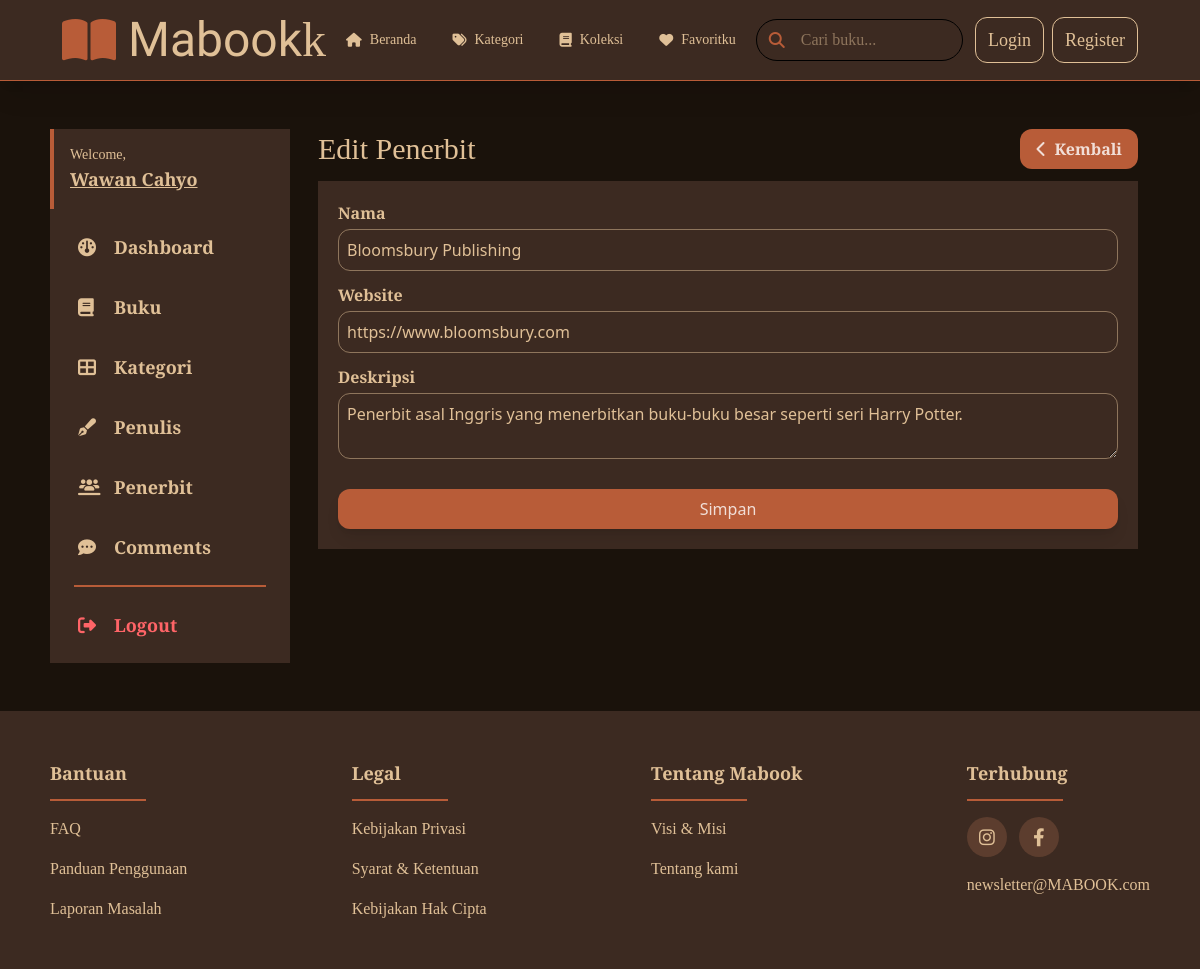
/admin/publisher-update.php?id=5, run on the app's committed database.
### tables this page shows
CREATE TABLE `publishers` (
  `id` bigint UNSIGNED NOT NULL,
  `name` varchar(255) NOT NULL,
  `website` varchar(255) NOT NULL,
  `description` mediumtext NOT NULL,
  `created_at` datetime NOT NULL
);

### config/config.php (called while the page is built, shortened)
<?php
$old = $_SESSION['old'] ?? null;

### functions/publishers.php (called while the page is built, shortened)
<?php
require_once __DIR__ . '/../config/db.php';
function getPublisher($id)
{
    global $conn;
    $stmt = $conn->prepare('SELECT * FROM publishers WHERE id = ?');
    $stmt->bind_param('i', $id);
    $stmt->execute();
    return $stmt->get_result()->fetch_assoc();
}

### admin/publisher-update.php (the view, shortened to what this page needs)
<?php require_once(__DIR__ . '/../config/config.php') ?>
<?php require_once(__DIR__ . '/../functions/publishers.php') ?>
<?php
$id = $_GET['id'];
$publisher = getPublisher($id);
?>
<!DOCTYPE html>
<html lang="en">
<head>
    <link rel="stylesheet" href="https://cdnjs.cloudflare.com/ajax/libs/font-awesome/6.4.0/css/all.min.css">
    <link rel="stylesheet" href="/mabook/src/output.css">
</head>
<body class="bg-[url('https://www.transparenttextures.com/patterns/black-paper.png')] bg-[#1A120B]">
    <?php require_once(__DIR__ . '/../include/header.php') ?>
    <div class="w-11/12 max-w-[1200px] mx-auto mt-12 flex items-start gap-4 relative">
        <?php require_once(__DIR__ . '/../include/admin-sidebar.php') ?>
        <div class="w-full px-3">
            <div>
                <div class="font-crimson text-mabook-light flex justify-between items-center">
                    <div class="text-3xl">Edit Penerbit</div>
                    <a href="publishers.php" class="bg-mabook-midtone text-white/80 py-2 px-4 rounded-xl duration-200 hover:-translate-y-0.5 active:translate-y-1">
                        <div class="flex gap-2 items-center font-semibold">
                            <i class="fas fa-chevron-left"></i>
                            Kembali
                        </div>
                    </a>
                </div>
                <div class="bg-mabook-primary w-full p-5 mt-3">
                    <form action="#" method="POST">
                        <div class="mb-3">
                            <label for="name" class="mabook-label">Nama</label>
                            <input type="text" id="name" name="name" value="<?= $old['name'] ?? $publisher['name'] ?>" class="mabook-form-control" placeholder="Tuliskan nama penerbit...">
                        </div>
                        <div class="mb-3">
                            <label for="website" class="mabook-label">Website</label>
                            <input type="text" id="website" name="website" value="<?= $old['website'] ?? $publisher['website'] ?>" class="mabook-form-control" placeholder="Tuliskan alamat website penerbit...">
                        </div>
                        <div class="mb-3">
                            <label for="description" class="mabook-label">Deskripsi</label>
                            <textarea name="description" id="description" placeholder="Tuliskan deskripsi tentang penerbit..." class="mabook-form-control"><?= $old['description'] ?? $publisher['description'] ?></textarea>
                        </div>
                        <button class="mabook-btn-primary mt-3">Simpan</button>
                    </form>
                </div>
            </div>
        </div>
    </div>
    <?php require_once(__DIR__ . '/../include/footer.php') ?>
</body>
</html>

### data on the page
publishers: name "Bloomsbury Publishing", website "https://www.bloomsbury.com", description "Penerbit asal Inggris yang menerbitkan buku-buku besar seperti seri Harry Potter."

### other printed values
$menu['label'] "Beranda"
$menu['label'] "Kategori"
$menu['label'] "Koleksi"
$menu['label'] "Favoritku"
